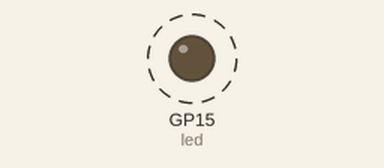
Recording of a program running on a simulated Raspberry Pi Pico running MicroPython. Parts: output pins drawn as LEDs (lit = HIGH). Dashed ring = blinking.

Above: at 0.2 s.
Timing chart, 0 to 3.0 s (numbered marks = the images above):
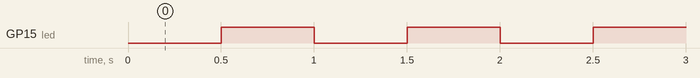

Measured:
- by itself, GP15 (led): alternates HIGH for 0.50 s and LOW for 0.50 s

The program:

main.py
```python
from machine import Pin, Timer
import time

led = Pin(15, Pin.OUT)

def timer_callback(timer):
    led.toggle()

timer = Timer()
timer.init(period=500, mode=Timer.PERIODIC, callback=timer_callback)

while True:
    time.sleep(1)
```
